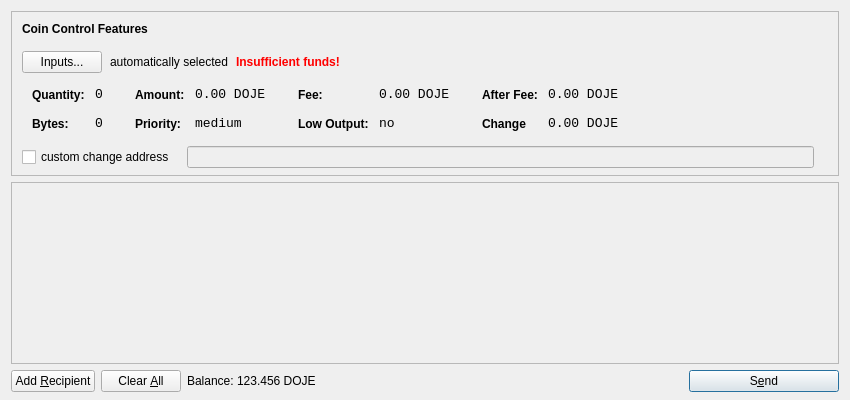
<?xml version="1.0" encoding="UTF-8"?>
<ui version="4.0">
 <class>SendCoinsDialog</class>
 <widget class="QDialog" name="SendCoinsDialog">
  <property name="geometry">
   <rect>
    <x>0</x>
    <y>0</y>
    <width>850</width>
    <height>400</height>
   </rect>
  </property>
  <property name="windowTitle">
   <string>Send Coins</string>
  </property>
  <layout class="QVBoxLayout" name="verticalLayout" stretch="0,1,0">
   <property name="bottomMargin">
    <number>8</number>
   </property>
   <item>
    <widget class="QFrame" name="frameCoinControl">
     <property name="sizePolicy">
      <sizepolicy hsizetype="Expanding" vsizetype="Expanding">
       <horstretch>0</horstretch>
       <verstretch>0</verstretch>
      </sizepolicy>
     </property>
     <property name="maximumSize">
      <size>
       <width>16777215</width>
       <height>16777215</height>
      </size>
     </property>
     <property name="frameShape">
      <enum>QFrame::StyledPanel</enum>
     </property>
     <property name="frameShadow">
      <enum>QFrame::Sunken</enum>
     </property>
     <layout class="QVBoxLayout" name="verticalLayoutCoinControl2">
      <property name="spacing">
       <number>-1</number>
      </property>
      <property name="leftMargin">
       <number>0</number>
      </property>
      <property name="topMargin">
       <number>0</number>
      </property>
      <property name="rightMargin">
       <number>0</number>
      </property>
      <property name="bottomMargin">
       <number>6</number>
      </property>
      <item>
       <layout class="QVBoxLayout" name="verticalLayoutCoinControl" stretch="0,0,0,0,1">
        <property name="spacing">
         <number>0</number>
        </property>
        <property name="leftMargin">
         <number>10</number>
        </property>
        <property name="topMargin">
         <number>10</number>
        </property>
        <item>
         <layout class="QHBoxLayout" name="horizontalLayoutCoinControl1">
          <property name="bottomMargin">
           <number>15</number>
          </property>
          <item>
           <widget class="QLabel" name="labelCoinControlFeatures">
            <property name="sizePolicy">
             <sizepolicy hsizetype="Preferred" vsizetype="Maximum">
              <horstretch>0</horstretch>
              <verstretch>0</verstretch>
             </sizepolicy>
            </property>
            <property name="font">
             <font>
              <weight>75</weight>
              <bold>true</bold>
             </font>
            </property>
            <property name="styleSheet">
             <string notr="true">font-weight:bold;</string>
            </property>
            <property name="text">
             <string>Coin Control Features</string>
            </property>
           </widget>
          </item>
         </layout>
        </item>
        <item>
         <layout class="QHBoxLayout" name="horizontalLayoutCoinControl2" stretch="0,0,0,0">
          <property name="spacing">
           <number>8</number>
          </property>
          <property name="bottomMargin">
           <number>10</number>
          </property>
          <item>
           <widget class="QPushButton" name="pushButtonCoinControl">
            <property name="styleSheet">
             <string notr="true"/>
            </property>
            <property name="text">
             <string>Inputs...</string>
            </property>
           </widget>
          </item>
          <item>
           <widget class="QLabel" name="labelCoinControlAutomaticallySelected">
            <property name="text">
             <string>automatically selected</string>
            </property>
            <property name="margin">
             <number>5</number>
            </property>
           </widget>
          </item>
          <item>
           <widget class="QLabel" name="labelCoinControlInsuffFunds">
            <property name="font">
             <font>
              <weight>75</weight>
              <bold>true</bold>
             </font>
            </property>
            <property name="styleSheet">
             <string notr="true">color:red;font-weight:bold;</string>
            </property>
            <property name="text">
             <string>Insufficient funds!</string>
            </property>
            <property name="margin">
             <number>5</number>
            </property>
           </widget>
          </item>
          <item>
           <spacer name="horizontalSpacerCoinControl">
            <property name="orientation">
             <enum>Qt::Horizontal</enum>
            </property>
            <property name="sizeHint" stdset="0">
             <size>
              <width>40</width>
              <height>1</height>
             </size>
            </property>
           </spacer>
          </item>
         </layout>
        </item>
        <item>
         <widget class="QWidget" name="widgetCoinControl" native="true">
          <property name="sizePolicy">
           <sizepolicy hsizetype="Preferred" vsizetype="Preferred">
            <horstretch>0</horstretch>
            <verstretch>0</verstretch>
           </sizepolicy>
          </property>
          <property name="minimumSize">
           <size>
            <width>0</width>
            <height>0</height>
           </size>
          </property>
          <property name="styleSheet">
           <string notr="true"/>
          </property>
          <layout class="QHBoxLayout" name="horizontalLayoutCoinControl5">
           <property name="margin">
            <number>0</number>
           </property>
           <item>
            <layout class="QHBoxLayout" name="horizontalLayoutCoinControl3" stretch="0,0,0,1">
             <property name="spacing">
              <number>20</number>
             </property>
             <property name="topMargin">
              <number>0</number>
             </property>
             <property name="bottomMargin">
              <number>10</number>
             </property>
             <item>
              <layout class="QFormLayout" name="formLayoutCoinControl1">
               <property name="horizontalSpacing">
                <number>10</number>
               </property>
               <property name="verticalSpacing">
                <number>14</number>
               </property>
               <property name="leftMargin">
                <number>10</number>
               </property>
               <property name="topMargin">
                <number>4</number>
               </property>
               <property name="rightMargin">
                <number>6</number>
               </property>
               <item row="0" column="0">
                <widget class="QLabel" name="labelCoinControlQuantityText">
                 <property name="styleSheet">
                  <string notr="true">font-weight:bold;</string>
                 </property>
                 <property name="text">
                  <string>Quantity:</string>
                 </property>
                 <property name="margin">
                  <number>0</number>
                 </property>
                </widget>
               </item>
               <item row="0" column="1">
                <widget class="QLabel" name="labelCoinControlQuantity">
                 <property name="font">
                  <font>
                   <family>Monospace</family>
                   <pointsize>10</pointsize>
                  </font>
                 </property>
                 <property name="cursor">
                  <cursorShape>IBeamCursor</cursorShape>
                 </property>
                 <property name="contextMenuPolicy">
                  <enum>Qt::ActionsContextMenu</enum>
                 </property>
                 <property name="text">
                  <string>0</string>
                 </property>
                 <property name="margin">
                  <number>0</number>
                 </property>
                 <property name="textInteractionFlags">
                  <set>Qt::LinksAccessibleByMouse|Qt::TextSelectableByKeyboard|Qt::TextSelectableByMouse</set>
                 </property>
                </widget>
               </item>
               <item row="1" column="0">
                <widget class="QLabel" name="labelCoinControlBytesText">
                 <property name="styleSheet">
                  <string notr="true">font-weight:bold;</string>
                 </property>
                 <property name="text">
                  <string>Bytes:</string>
                 </property>
                </widget>
               </item>
               <item row="1" column="1">
                <widget class="QLabel" name="labelCoinControlBytes">
                 <property name="font">
                  <font>
                   <family>Monospace</family>
                   <pointsize>10</pointsize>
                  </font>
                 </property>
                 <property name="cursor">
                  <cursorShape>IBeamCursor</cursorShape>
                 </property>
                 <property name="contextMenuPolicy">
                  <enum>Qt::ActionsContextMenu</enum>
                 </property>
                 <property name="text">
                  <string>0</string>
                 </property>
                 <property name="textInteractionFlags">
                  <set>Qt::LinksAccessibleByMouse|Qt::TextSelectableByKeyboard|Qt::TextSelectableByMouse</set>
                 </property>
                </widget>
               </item>
              </layout>
             </item>
             <item>
              <layout class="QFormLayout" name="formLayoutCoinControl2">
               <property name="horizontalSpacing">
                <number>10</number>
               </property>
               <property name="verticalSpacing">
                <number>14</number>
               </property>
               <property name="leftMargin">
                <number>6</number>
               </property>
               <property name="topMargin">
                <number>4</number>
               </property>
               <property name="rightMargin">
                <number>6</number>
               </property>
               <item row="0" column="0">
                <widget class="QLabel" name="labelCoinControlAmountText">
                 <property name="styleSheet">
                  <string notr="true">font-weight:bold;</string>
                 </property>
                 <property name="text">
                  <string>Amount:</string>
                 </property>
                 <property name="margin">
                  <number>0</number>
                 </property>
                </widget>
               </item>
               <item row="0" column="1">
                <widget class="QLabel" name="labelCoinControlAmount">
                 <property name="font">
                  <font>
                   <family>Monospace</family>
                   <pointsize>10</pointsize>
                  </font>
                 </property>
                 <property name="cursor">
                  <cursorShape>IBeamCursor</cursorShape>
                 </property>
                 <property name="contextMenuPolicy">
                  <enum>Qt::ActionsContextMenu</enum>
                 </property>
                 <property name="text">
                  <string>0.00 DOJE</string>
                 </property>
                 <property name="textInteractionFlags">
                  <set>Qt::LinksAccessibleByMouse|Qt::TextSelectableByKeyboard|Qt::TextSelectableByMouse</set>
                 </property>
                </widget>
               </item>
               <item row="1" column="0">
                <widget class="QLabel" name="labelCoinControlPriorityText">
                 <property name="styleSheet">
                  <string notr="true">font-weight:bold;</string>
                 </property>
                 <property name="text">
                  <string>Priority:</string>
                 </property>
                </widget>
               </item>
               <item row="1" column="1">
                <widget class="QLabel" name="labelCoinControlPriority">
                 <property name="font">
                  <font>
                   <family>Monospace</family>
                   <pointsize>10</pointsize>
                  </font>
                 </property>
                 <property name="cursor">
                  <cursorShape>IBeamCursor</cursorShape>
                 </property>
                 <property name="contextMenuPolicy">
                  <enum>Qt::ActionsContextMenu</enum>
                 </property>
                 <property name="text">
                  <string>medium</string>
                 </property>
                 <property name="textInteractionFlags">
                  <set>Qt::LinksAccessibleByMouse|Qt::TextSelectableByKeyboard|Qt::TextSelectableByMouse</set>
                 </property>
                </widget>
               </item>
              </layout>
             </item>
             <item>
              <layout class="QFormLayout" name="formLayoutCoinControl3">
               <property name="horizontalSpacing">
                <number>10</number>
               </property>
               <property name="verticalSpacing">
                <number>14</number>
               </property>
               <property name="leftMargin">
                <number>6</number>
               </property>
               <property name="topMargin">
                <number>4</number>
               </property>
               <property name="rightMargin">
                <number>6</number>
               </property>
               <item row="0" column="0">
                <widget class="QLabel" name="labelCoinControlFeeText">
                 <property name="styleSheet">
                  <string notr="true">font-weight:bold;</string>
                 </property>
                 <property name="text">
                  <string>Fee:</string>
                 </property>
                 <property name="margin">
                  <number>0</number>
                 </property>
                </widget>
               </item>
               <item row="0" column="1">
                <widget class="QLabel" name="labelCoinControlFee">
                 <property name="font">
                  <font>
                   <family>Monospace</family>
                   <pointsize>10</pointsize>
                  </font>
                 </property>
                 <property name="cursor">
                  <cursorShape>IBeamCursor</cursorShape>
                 </property>
                 <property name="contextMenuPolicy">
                  <enum>Qt::ActionsContextMenu</enum>
                 </property>
                 <property name="text">
                  <string>0.00 DOJE</string>
                 </property>
                 <property name="textInteractionFlags">
                  <set>Qt::LinksAccessibleByMouse|Qt::TextSelectableByKeyboard|Qt::TextSelectableByMouse</set>
                 </property>
                </widget>
               </item>
               <item row="1" column="0">
                <widget class="QLabel" name="labelCoinControlLowOutputText">
                 <property name="styleSheet">
                  <string notr="true">font-weight:bold;</string>
                 </property>
                 <property name="text">
                  <string>Low Output:</string>
                 </property>
                </widget>
               </item>
               <item row="1" column="1">
                <widget class="QLabel" name="labelCoinControlLowOutput">
                 <property name="font">
                  <font>
                   <family>Monospace</family>
                   <pointsize>10</pointsize>
                  </font>
                 </property>
                 <property name="cursor">
                  <cursorShape>IBeamCursor</cursorShape>
                 </property>
                 <property name="contextMenuPolicy">
                  <enum>Qt::ActionsContextMenu</enum>
                 </property>
                 <property name="text">
                  <string>no</string>
                 </property>
                 <property name="textInteractionFlags">
                  <set>Qt::LinksAccessibleByMouse|Qt::TextSelectableByKeyboard|Qt::TextSelectableByMouse</set>
                 </property>
                </widget>
               </item>
              </layout>
             </item>
             <item>
              <layout class="QFormLayout" name="formLayoutCoinControl4">
               <property name="horizontalSpacing">
                <number>10</number>
               </property>
               <property name="verticalSpacing">
                <number>14</number>
               </property>
               <property name="leftMargin">
                <number>6</number>
               </property>
               <property name="topMargin">
                <number>4</number>
               </property>
               <property name="rightMargin">
                <number>6</number>
               </property>
               <item row="0" column="0">
                <widget class="QLabel" name="labelCoinControlAfterFeeText">
                 <property name="styleSheet">
                  <string notr="true">font-weight:bold;</string>
                 </property>
                 <property name="text">
                  <string>After Fee:</string>
                 </property>
                 <property name="margin">
                  <number>0</number>
                 </property>
                </widget>
               </item>
               <item row="0" column="1">
                <widget class="QLabel" name="labelCoinControlAfterFee">
                 <property name="font">
                  <font>
                   <family>Monospace</family>
                   <pointsize>10</pointsize>
                  </font>
                 </property>
                 <property name="cursor">
                  <cursorShape>IBeamCursor</cursorShape>
                 </property>
                 <property name="contextMenuPolicy">
                  <enum>Qt::ActionsContextMenu</enum>
                 </property>
                 <property name="text">
                  <string>0.00 DOJE</string>
                 </property>
                 <property name="textInteractionFlags">
                  <set>Qt::LinksAccessibleByMouse|Qt::TextSelectableByKeyboard|Qt::TextSelectableByMouse</set>
                 </property>
                </widget>
               </item>
               <item row="1" column="0">
                <widget class="QLabel" name="labelCoinControlChangeText">
                 <property name="styleSheet">
                  <string notr="true">font-weight:bold;</string>
                 </property>
                 <property name="text">
                  <string>Change</string>
                 </property>
                </widget>
               </item>
               <item row="1" column="1">
                <widget class="QLabel" name="labelCoinControlChange">
                 <property name="font">
                  <font>
                   <family>Monospace</family>
                   <pointsize>10</pointsize>
                  </font>
                 </property>
                 <property name="cursor">
                  <cursorShape>IBeamCursor</cursorShape>
                 </property>
                 <property name="contextMenuPolicy">
                  <enum>Qt::ActionsContextMenu</enum>
                 </property>
                 <property name="text">
                  <string>0.00 DOJE</string>
                 </property>
                 <property name="textInteractionFlags">
                  <set>Qt::LinksAccessibleByMouse|Qt::TextSelectableByKeyboard|Qt::TextSelectableByMouse</set>
                 </property>
                </widget>
               </item>
              </layout>
             </item>
            </layout>
           </item>
          </layout>
         </widget>
        </item>
        <item>
         <layout class="QHBoxLayout" name="horizontalLayoutCoinControl4" stretch="0,0,0">
          <property name="spacing">
           <number>12</number>
          </property>
          <property name="sizeConstraint">
           <enum>QLayout::SetDefaultConstraint</enum>
          </property>
          <property name="topMargin">
           <number>5</number>
          </property>
          <property name="rightMargin">
           <number>5</number>
          </property>
          <item>
           <widget class="QCheckBox" name="checkBoxCoinControlChange">
            <property name="text">
             <string>custom change address</string>
            </property>
           </widget>
          </item>
          <item>
           <widget class="QLineEdit" name="lineEditCoinControlChange">
            <property name="enabled">
             <bool>false</bool>
            </property>
            <property name="sizePolicy">
             <sizepolicy hsizetype="Expanding" vsizetype="Fixed">
              <horstretch>0</horstretch>
              <verstretch>0</verstretch>
             </sizepolicy>
            </property>
           </widget>
          </item>
          <item>
           <widget class="QLabel" name="labelCoinControlChangeLabel">
            <property name="sizePolicy">
             <sizepolicy hsizetype="Preferred" vsizetype="Expanding">
              <horstretch>0</horstretch>
              <verstretch>0</verstretch>
             </sizepolicy>
            </property>
            <property name="minimumSize">
             <size>
              <width>0</width>
              <height>0</height>
             </size>
            </property>
            <property name="text">
             <string/>
            </property>
            <property name="margin">
             <number>3</number>
            </property>
           </widget>
          </item>
         </layout>
        </item>
        <item>
         <spacer name="verticalSpacerCoinControl">
          <property name="orientation">
           <enum>Qt::Vertical</enum>
          </property>
          <property name="sizeHint" stdset="0">
           <size>
            <width>800</width>
            <height>1</height>
           </size>
          </property>
         </spacer>
        </item>
       </layout>
      </item>
     </layout>
    </widget>
   </item>
   <item>
    <widget class="QScrollArea" name="scrollArea">
     <property name="widgetResizable">
      <bool>true</bool>
     </property>
     <widget class="QWidget" name="scrollAreaWidgetContents">
      <property name="geometry">
       <rect>
        <x>0</x>
        <y>0</y>
        <width>830</width>
        <height>165</height>
       </rect>
      </property>
      <layout class="QVBoxLayout" name="verticalLayout_2">
       <property name="margin">
        <number>0</number>
       </property>
       <item>
        <layout class="QVBoxLayout" name="entries">
         <property name="spacing">
          <number>6</number>
         </property>
        </layout>
       </item>
       <item>
        <spacer name="verticalSpacer">
         <property name="orientation">
          <enum>Qt::Vertical</enum>
         </property>
         <property name="sizeHint" stdset="0">
          <size>
           <width>20</width>
           <height>40</height>
          </size>
         </property>
        </spacer>
       </item>
      </layout>
     </widget>
    </widget>
   </item>
   <item>
    <layout class="QHBoxLayout" name="horizontalLayout">
     <item>
      <widget class="QPushButton" name="addButton">
       <property name="toolTip">
        <string>Send to multiple recipients at once</string>
       </property>
       <property name="text">
        <string>Add &amp;Recipient</string>
       </property>
       <property name="icon">
        <iconset resource="../bitcoin.qrc">
         <normaloff>:/icons/add</normaloff>:/icons/add</iconset>
       </property>
       <property name="autoDefault">
        <bool>false</bool>
       </property>
      </widget>
     </item>
     <item>
      <widget class="QPushButton" name="clearButton">
       <property name="sizePolicy">
        <sizepolicy hsizetype="Minimum" vsizetype="Fixed">
         <horstretch>0</horstretch>
         <verstretch>0</verstretch>
        </sizepolicy>
       </property>
       <property name="toolTip">
        <string>Remove all transaction fields</string>
       </property>
       <property name="text">
        <string>Clear &amp;All</string>
       </property>
       <property name="icon">
        <iconset resource="../bitcoin.qrc">
         <normaloff>:/icons/remove</normaloff>:/icons/remove</iconset>
       </property>
       <property name="autoRepeatDelay">
        <number>300</number>
       </property>
       <property name="autoDefault">
        <bool>false</bool>
       </property>
      </widget>
     </item>
     <item>
      <layout class="QHBoxLayout" name="horizontalLayout_2">
       <property name="spacing">
        <number>3</number>
       </property>
       <item>
        <widget class="QLabel" name="label">
         <property name="sizePolicy">
          <sizepolicy hsizetype="Preferred" vsizetype="Fixed">
           <horstretch>0</horstretch>
           <verstretch>0</verstretch>
          </sizepolicy>
         </property>
         <property name="text">
          <string>Balance:</string>
         </property>
        </widget>
       </item>
       <item>
        <widget class="QLabel" name="labelBalance">
         <property name="sizePolicy">
          <sizepolicy hsizetype="Preferred" vsizetype="Fixed">
           <horstretch>0</horstretch>
           <verstretch>0</verstretch>
          </sizepolicy>
         </property>
         <property name="cursor">
          <cursorShape>IBeamCursor</cursorShape>
         </property>
         <property name="text">
          <string>123.456 DOJE</string>
         </property>
         <property name="textInteractionFlags">
          <set>Qt::LinksAccessibleByMouse|Qt::TextSelectableByKeyboard|Qt::TextSelectableByMouse</set>
         </property>
        </widget>
       </item>
      </layout>
     </item>
     <item>
      <spacer name="horizontalSpacer">
       <property name="orientation">
        <enum>Qt::Horizontal</enum>
       </property>
       <property name="sizeHint" stdset="0">
        <size>
         <width>40</width>
         <height>20</height>
        </size>
       </property>
      </spacer>
     </item>
     <item>
      <widget class="QPushButton" name="sendButton">
       <property name="minimumSize">
        <size>
         <width>150</width>
         <height>0</height>
        </size>
       </property>
       <property name="toolTip">
        <string>Confirm the send action</string>
       </property>
       <property name="text">
        <string>S&amp;end</string>
       </property>
       <property name="icon">
        <iconset resource="../bitcoin.qrc">
         <normaloff>:/icons/send</normaloff>:/icons/send</iconset>
       </property>
       <property name="default">
        <bool>true</bool>
       </property>
      </widget>
     </item>
    </layout>
   </item>
  </layout>
 </widget>
 <resources>
  <include location="../bitcoin.qrc"/>
 </resources>
 <connections/>
</ui>
